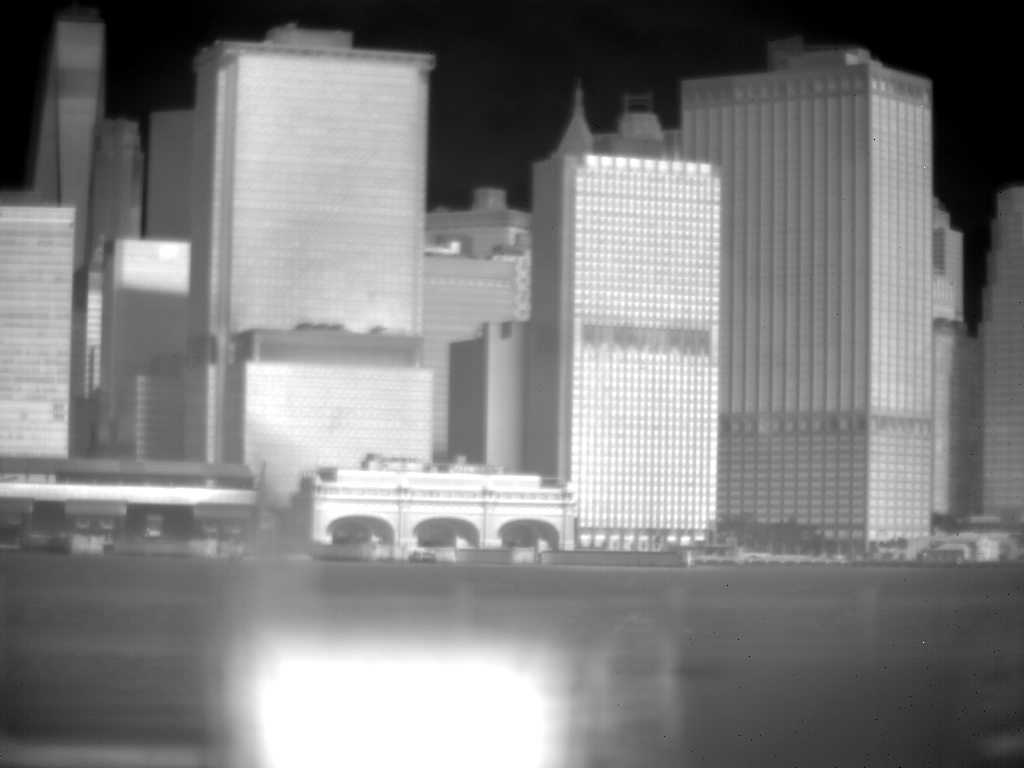
#> input picture GI_2021-10-18_12-04-48.0479.bmp, 1024 x 768 px, found by its file name
$ jupyter execute --allow-errors 'LiDAR to INO Thermal Cam.ipynb'   (shell and % lines are left out)
#> lines starting #> are read from the running program, lines starting #| are printed output that depends on the picture
[cell 1]
import cv2
import numpy as np
import matplotlib.pyplot as plt
import glob
import open3d as o3d
from open3d.visualization import draw
import os

## Set Functions

[cell 2]
def calibrate_cam(filename):
    img = cv2.imread(filename,
                 cv2.IMREAD_GRAYSCALE)

    criteria = (cv2.TERM_CRITERIA_EPS +
                    cv2.TERM_CRITERIA_MAX_ITER, 30, 0.001)

    objp = np.zeros((5*5,3), np.float32)
    objp[:,:2] = np.mgrid[0:5,0:5].T.reshape(-1,2)

    objpoints = []
    imgpoints = []

    ret, corners = cv2.findChessboardCorners(img, (5,5), None)
    ret

    if ret == True:
        objpoints.append(objp)

        corners2 = cv2.cornerSubPix(img,corners,(11,11),
                                    (-1,-1),criteria)
        imgpoints.append(corners2)


    ret, mtx, dist, rvecs, tvecs = cv2.calibrateCamera(objpoints,
                                                       imgpoints,
                                                       img.shape[::-1],None,None)

    return  mtx, dist

def get_pnp(mtx, dist, world, imagept):
    success, rvecs, tvecs = cv2.solvePnP(world,
                                     imagept,
                                     mtx,
                                     dist,
                            flags=cv2.SOLVEPNP_EPNP)
    return rvecs, tvecs


def project_test(mtx, dist, rvecs, tvecs, i):
    nyp4_2d, jacobian = cv2.projectPoints(nyp4,
                                          rvecs,
                                          tvecs,
                                          mtx,
                                          dist)

    plt.imshow(thermal, cmap = 'gray')
    plt.plot( int(nyp4_2d[0][0][0]),int(nyp4_2d[0][0][1]), marker='o', color="red")
    plt.plot( int(nyp4_2d[1][0][0]),int(nyp4_2d[1][0][1]), marker='o', color="blue")
    plt.plot( int(nyp4_2d[2][0][0]),int(nyp4_2d[2][0][1]), marker='o', color="green")
    plt.axis('off')

[cell 3]
def linear_map(xmin, xmax, Tmin, Tmax):
    """
    Map image intensity to temperatures.
    """

    return lambda x: Tmin + (x - xmin) / (xmax - xmin) * (Tmax - Tmin)

dT = 273.15
xmin = 0
xmax = 255
Tmin = 294 - dT
Tmax = 340 - dT

## Load INO Image and points

[cell 4]
plt.figure(figsize=(13,14))
thermal = cv2.imread('GI_2021-10-18_12-04-48.0479.bmp',
                     cv2.IMREAD_GRAYSCALE)
#> thermal is the input picture: shape (768, 1024); min 0, max 255, mean 128

thermal_pts = np.array([
    (220,40),
    (435,55),
    (245,363),
    (432,368),
    (310,545),
    (573,550),
#     (74,207),
#     (563,153),
# #     (720,164),
    (870,64),
    (932,82),
    (867,558),
], dtype=np.float32)


plt.imshow(thermal, cmap = 'gray')
for i in thermal_pts:
    plt.plot(i[0],i[1], marker='o', color="red") #NYP1
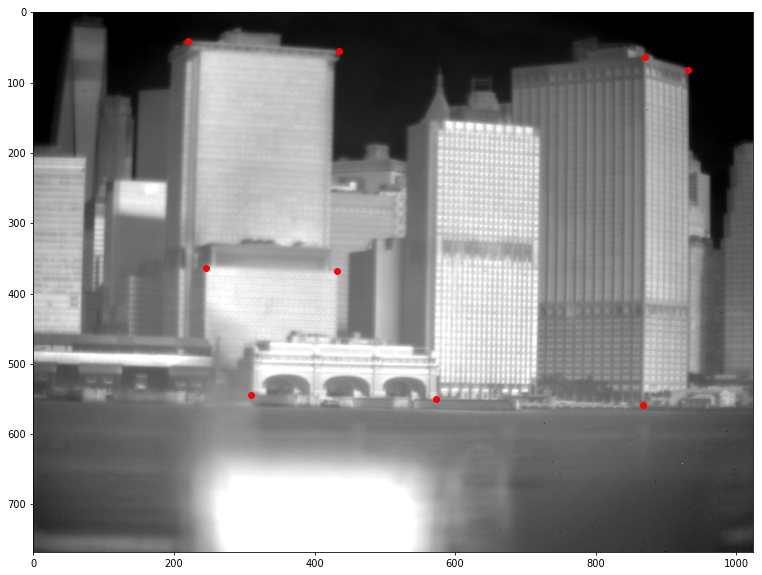
#> figure drawn by matplotlib, 1 panel

[cell 5]
world = np.array([
    (980789.1, 195006.7, 644),
    (981061.2, 195066.0, 644),
    (980827.3, 194931.9, 239),
    (981058.9, 194983.6, 239),
    (980880.0, 194552.6, 6),
    (981178.9, 194643.3, 6),
#     (980610.8, 195222.6, 314),
#     (981241.0, 195088.5, 522),
    (981698.8, 195245.1, 690),
    (981814.2, 195347.4, 690),
     (981698.8, 195245.1, 8),
])

### Apply functions

[cell 6]
h,  w = thermal.shape[:2]
#> h = 768; w = 1024

# dist= np.zeros((4,1))

mtx, dist = calibrate_cam('GI_2021-12-01_13-35-15.0700.bmp')
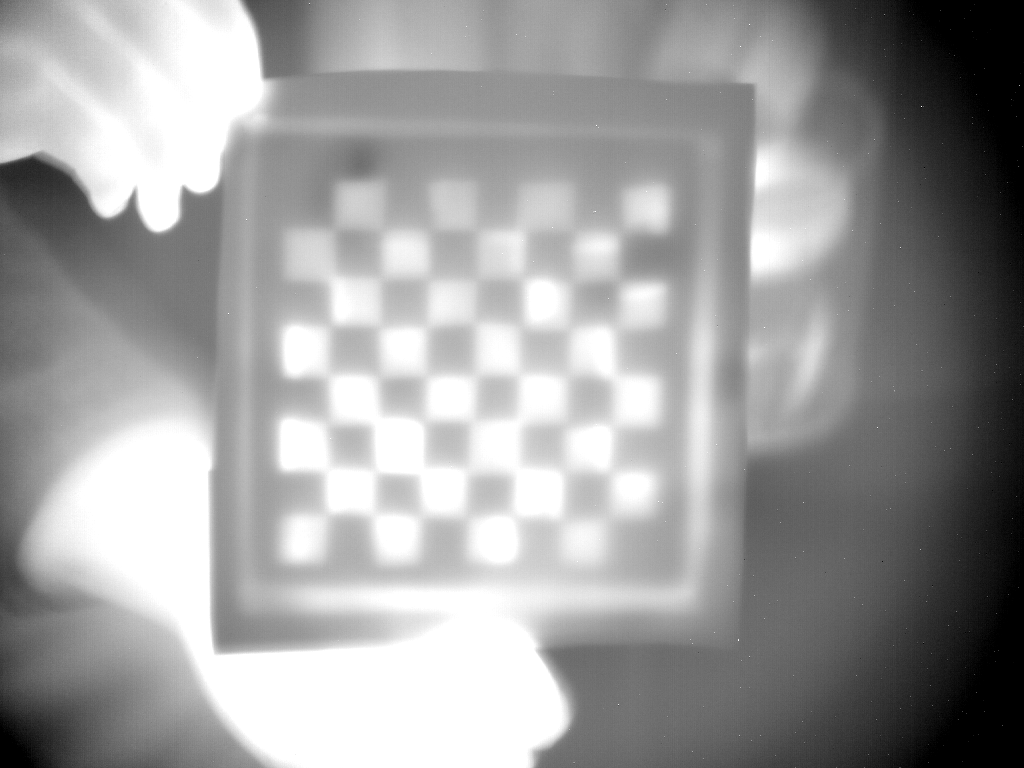
#> input picture GI_2021-12-01_13-35-15.0700.bmp, 1024 x 768 px, found by its file name
#> in calibrate_cam, img is the input picture: shape (768, 1024); min 0, max 255, mean 156.6
#> in calibrate_cam, `ret, corners = cv2.findChessboardCorners(img, (5,5), None)`: ret = True; corners = 25 rows, first 8: [379, 278.1], [427.3, 276.2], [476, 278], [525, 274.5], [571.9, 279], [379.5, 323], [425.5, 324], [473.9, 319.8]
#> in calibrate_cam, `corners2 = cv2.cornerSubPix(img,corners,(11,11), (-1,-1),criteria)`: corners2 = 25 rows, first 8: [381.1, 278.4], [429.2, 279.8], [475.7, 281.4], [523.7, 281.8], [569.5, 289.2], [380, 329], [426.5, 329.4], [474.8, 324.1]
#> in calibrate_cam, `ret, mtx, dist, rvecs, tvecs = cv2.calibrateCamera(objpoints, imgpoint..`: ret = 2.81; mtx = [[2368.9, 0, 523.6], [0, 2491.8, 327.9], [0, 0, 1]]; dist = [[2.85, -876.8, 0.375, -0.221, -76930.2]]; rvecs = ([0.297, -0.0149, 0.0306],); tvecs = ([-2.98, -1.02, 50.64],)
#> dist = [[2.85, -876.8, 0.375, -0.221, -76930.2]]

new_mtx,roi = cv2.getOptimalNewCameraMatrix(mtx,dist,(w,h),1,(w,h))
#> new_mtx has the same summary as mtx in calibrate_cam; roi = (0, 0, 1023, 767)

rvecs, tvecs = get_pnp(mtx, dist, world, thermal_pts)
#> in get_pnp, `success, rvecs, tvecs = cv2.solvePnP(world, imagept, mtx, dist, flags=..`: success = True; rvecs = [1.45, -0.0965, 0.105]; tvecs = [-947551.6, -36342, -315646.5]
#> rvecs = [1.45, -0.0965, 0.105]; tvecs = [-947551.6, -36342, -315646.5]

# project_test(mtx, dist, rvecs, tvecs, i)

### Tranform to Temp (c)

[cell 7]
temp = linear_map(xmin, xmax, Tmin, Tmax)(thermal)
